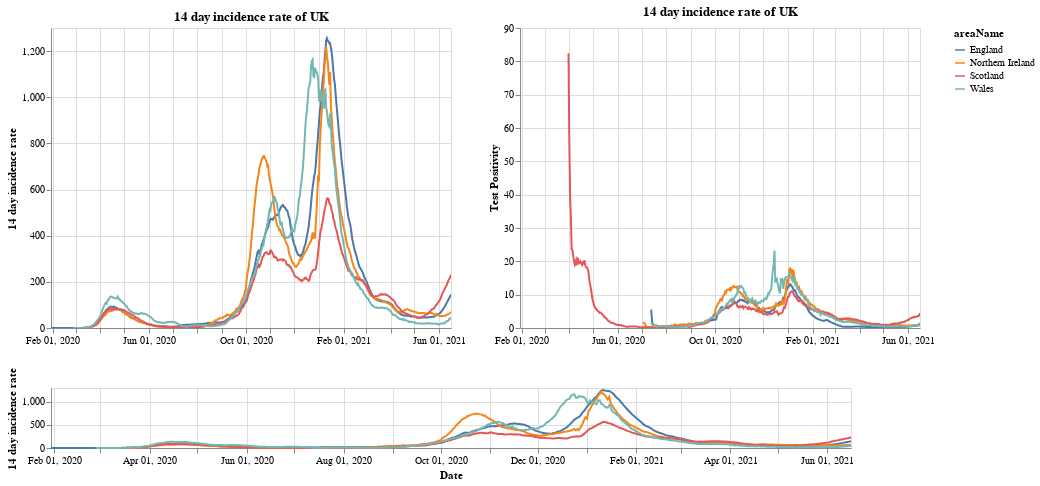

The cell this chart's notebook holds for it:
### Markdown cell above
# Plots

First a plot with each country in the UK. The top right shows the positivity rate for (which is the percentage of registered tests which were positive) while the top left is the 14 day incidence rate. The bottom chart can be used to select the timeframe (does not work on a mobile device).

### Code cell
#collapse
brush = alt.selection(type='interval', name='DateBrush',encodings=['x'],fields=['Time'])
leg_selection = alt.selection_multi(fields=['areaName'], bind='legend')

base = alt.Chart(uk_cases).mark_line().encode(
    x=alt.X("yearmonthdate(date):T", axis=alt.Axis(title='Date')),
    y=alt.Y("twoWeeklyCasesRate:Q", axis=alt.Axis(title='14 day incidence rate')),
    tooltip=['areaName', 'date','twoWeeklyCasesRate', 'testPositivity'],
    color='areaName',
    opacity=alt.condition(leg_selection, alt.value(2), alt.value(0.1))
).add_selection(leg_selection).properties(width=400)

upper = base.encode(alt.X('yearmonthdate(date):T', axis=alt.Axis(title=''),
                         scale=alt.Scale(domain=brush))
                   ).properties(title=f'14 day incidence rate of UK')
upper_right = upper.encode(alt.Y('testPositivity:Q', axis=alt.Axis(title='Test Positivity')))
lower = base.properties(height=60, width = 800).add_selection(brush)

(upper | upper_right) & lower

### Figure 1 — Vega-Lite specification as saved in the notebook (floating-point values rounded to 4 significant figures; data arrays with more than 128 entries replaced by an {"elided": "..."} marker saying what was removed)
{"config": {"view": {"continuousWidth": 400, "continuousHeight": 300}}, "vconcat": [{"hconcat": [{"mark": "line", "encoding": {"color": {"type": "nominal", "field": "areaName"}, "opacity": {"condition": {"value": 2, "selection": "selector001"}, "value": 0.1}, "tooltip": [{"type": "nominal", "field": "areaName"}, {"type": "temporal", "field": "date"}, {"type": "quantitative", "field": "twoWeeklyCasesRate"}, {"type": "quantitative", "field": "testPositivity"}], "x": {"type": "temporal", "axis": {"title": ""}, "field": "date", "scale": {"domain": {"selection": "DateBrush"}}, "timeUnit": "yearmonthdate"}, "y": {"type": "quantitative", "axis": {"title": "14 day incidence rate"}, "field": "twoWeeklyCasesRate"}}, "selection": {"selector001": {"type": "multi", "fields": ["areaName"], "bind": "legend"}}, "title": "14 day incidence rate of UK", "width": 400}, {"mark": "line", "encoding": {"color": {"type": "nominal", "field": "areaName"}, "opacity": {"condition": {"value": 2, "selection": "selector001"}, "value": 0.1}, "tooltip": [{"type": "nominal", "field": "areaName"}, {"type": "temporal", "field": "date"}, {"type": "quantitative", "field": "twoWeeklyCasesRate"}, {"type": "quantitative", "field": "testPositivity"}], "x": {"type": "temporal", "axis": {"title": ""}, "field": "date", "scale": {"domain": {"selection": "DateBrush"}}, "timeUnit": "yearmonthdate"}, "y": {"type": "quantitative", "axis": {"title": "Test Positivity"}, "field": "testPositivity"}}, "selection": {"selector001": {"type": "multi", "fields": ["areaName"], "bind": "legend"}}, "title": "14 day incidence rate of UK", "width": 400}]}, {"mark": "line", "encoding": {"color": {"type": "nominal", "field": "areaName"}, "opacity": {"condition": {"value": 2, "selection": "selector001"}, "value": 0.1}, "tooltip": [{"type": "nominal", "field": "areaName"}, {"type": "temporal", "field": "date"}, {"type": "quantitative", "field": "twoWeeklyCasesRate"}, {"type": "quantitative", "field": "testPositivity"}], "x": {"type": "temporal", "axis": {"title": "Date"}, "field": "date", "timeUnit": "yearmonthdate"}, "y": {"type": "quantitative", "axis": {"title": "14 day incidence rate"}, "field": "twoWeeklyCasesRate"}}, "height": 60, "selection": {"selector001": {"type": "multi", "fields": ["areaName"], "bind": "legend"}, "DateBrush": {"type": "interval", "encodings": ["x"], "fields": ["Time"]}}, "width": 800}], "data": {"name": "data-829de80f7f081176681303691e4b03c1"}, "$schema": "https://vega.github.io/schema/vega-lite/v4.8.1.json", "datasets": {"data-829de80f7f081176681303691e4b03c1": {"elided": "1924 records"}}}
